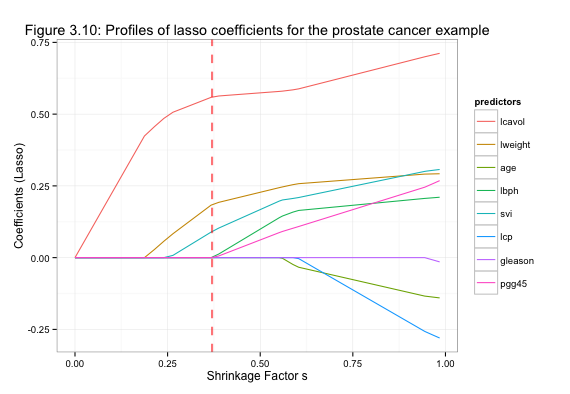

Write the R code that produced this figure.
# Figure 3.10 Re-implementation

### Load and Preprocess the data
library(ElemStatLearn)
data(prostate)

training_set <- prostate[prostate$train, -10]
lpsa <- prostate[prostate$train, 9]
lpsaMean <- mean(lpsa)
lpsa <- lpsa - lpsaMean
training_set$lpsa <- NULL
training_set <- scale(training_set)
means <- attr(training_set, "scaled:center")
stds <- attr(training_set, "scaled:scale")
training_set <- data.frame(training_set)
training_set$lpsa <- lpsa

nrow <- dim(training_set)[1]
p <- dim(training_set)[2] - 1

### Lasso
library(glmnet)

lm.fit <- lm(lpsa~., data=training_set)
coef_sum <- sum(abs(lm.fit$coefficients))

lasso.fit <- glmnet(as.matrix(training_set[,1:p]), training_set[,p+1], 
              family="gaussian", alpha=1)
lambda <- lasso.fit$lambda
beta <- lasso.fit$beta
s <- apply(abs(beta), 2, sum)/coef_sum
num <- length(lambda)

for(i in 1:num) {
  if(i == 1) {
    ShrinkageFactor <- as.matrix(rep(s[i], p))
    classRes <- as.matrix(1:p)
    betaRes <- as.matrix(beta[,i])
  } else {
    ShrinkageFactor <- rbind(ShrinkageFactor, as.matrix(rep(s[i],p)))
    classRes <- rbind(classRes, as.matrix(1:p))
    betaRes <- rbind(betaRes, as.matrix(beta[,i]))
  }
}

### Plot Figure 3.7
plotDf <- data.frame(cbind(classRes,betaRes,ShrinkageFactor))
names(plotDf) <- c("class","beta","s")
plotDf$class <- as.factor(plotDf$class)

library(ggplot2)
ggplot(data=plotDf, aes(x=s,y=beta,col=class)) + geom_line() +
  labs(title="Figure 3.10: Profiles of lasso coefficients for the prostate cancer example", 
       x="Shrinkage Factor s", y="Coefficients (Lasso)") +
  theme_bw() + scale_color_discrete(name="predictors", labels=names(training_set)) +
  geom_vline(aes(xintercept=0.37, alpha=0.5), color="red", linetype="dashed", size=1)
